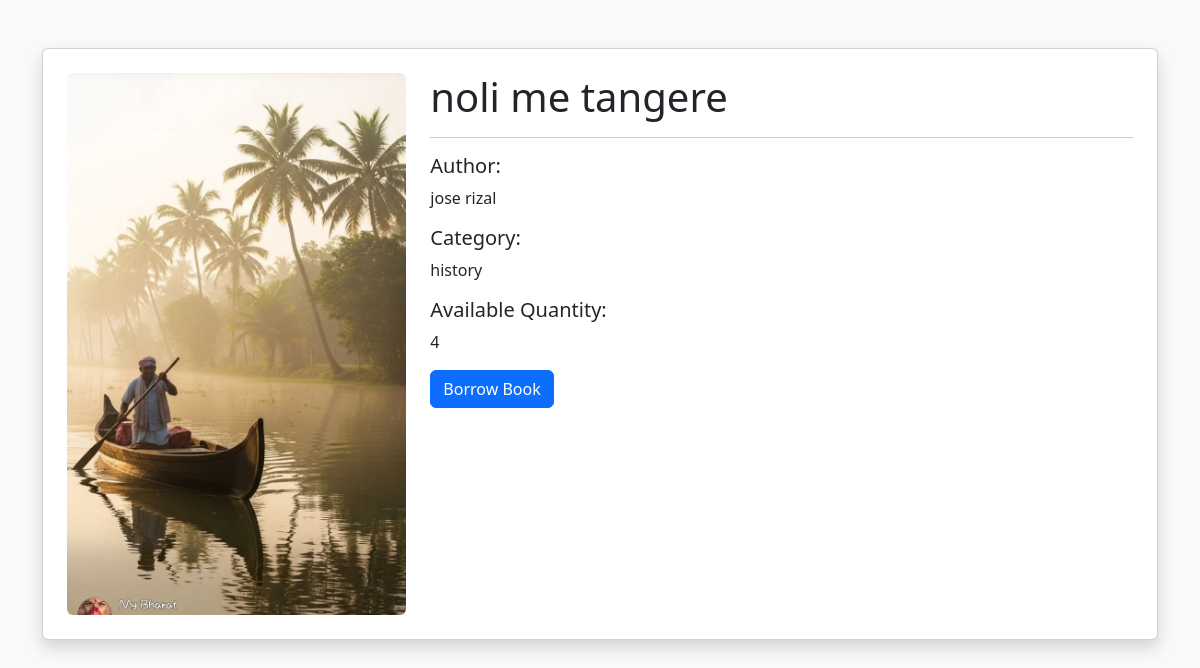
Before: /book/6 with the older database file.
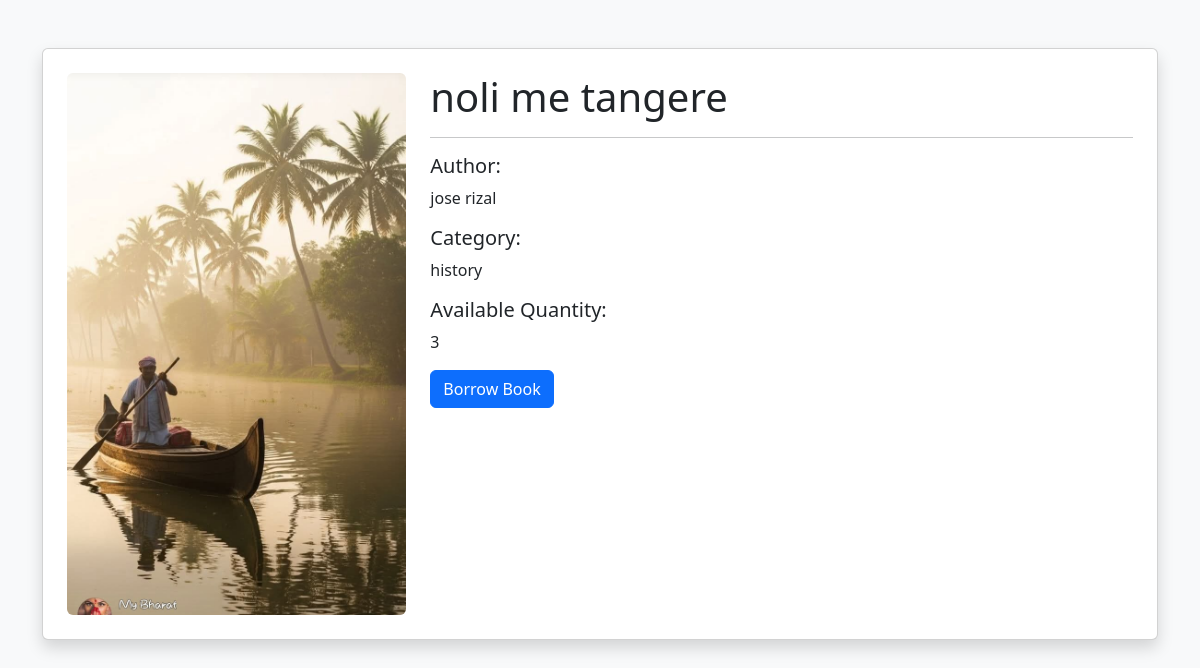
After: the same page with the newer database file.
### tables this page shows
CREATE TABLE books (
    id INTEGER PRIMARY KEY AUTOINCREMENT,
    title TEXT NOT NULL,
    author TEXT NOT NULL,
    category TEXT NOT NULL,
    quantity INTEGER NOT NULL,
    cover_image TEXT
);

### app.py (the view)
@app.route('/book/<int:id>')
def book_details(id):
    conn = sqlite3.connect('database.db')
    cursor = conn.cursor()
    cursor.execute(
        "SELECT * FROM books WHERE id = ?",
        (id,)
    )
    book = cursor.fetchone()
    conn.close()
    return render_template(
        'book_details.html',
        book=book
    )

### templates/book_details.html (shortened to what this page needs)
<!DOCTYPE html>
<html>
<head>
    <link href="https://cdn.jsdelivr.net/npm/bootstrap@5.3.3/dist/css/bootstrap.min.css" rel="stylesheet">
</head>
<body class="bg-light">
<div class="container mt-5">
    <div class="card shadow p-4">
        <div class="row">
            <div class="col-md-4">
                {% if book[5] %}
                <img
                    src="{{ url_for('static', filename='uploads/' + book[5]) }}"
                    class="img-fluid rounded"
                >
                {% endif %}
            </div>
            <div class="col-md-8">
                <h1>{{ book[1] }}</h1>
                <hr>
                <h5>Author:</h5>
                <p>{{ book[2] }}</p>
                <h5>Category:</h5>
                <p>{{ book[3] }}</p>
                <h5>Available Quantity:</h5>
                <p>{{ book[4] }}</p>
                <a
                    href="/borrow_book/{{ book[0] }}"
                    class="btn btn-primary"
                >
                    Borrow Book
                </a>
            </div>
        </div>
    </div>
</div>
</body>
</html>

Changed rows visible on the page:
changed books "noli me tangere": quantity "4" → "3"
